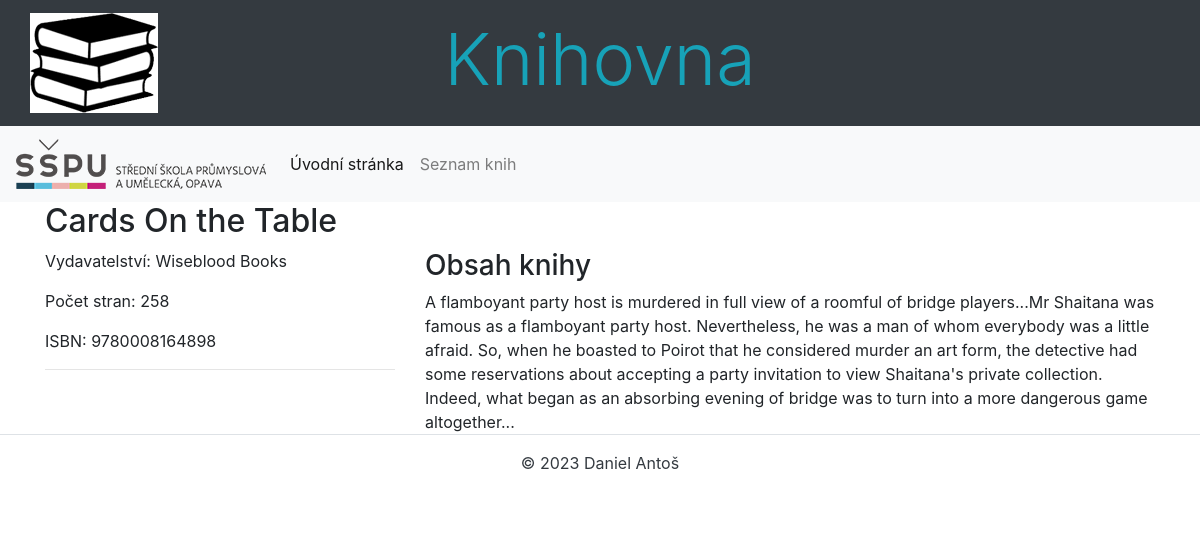
/myapp/seznam/3, run on the app's committed database.
### myapp/models.py (models this page shows)
class Kniha(models.Model):
    isbn = models.CharField(max_length=17, verbose_name="ISBN knihy")
    titul = models.CharField(max_length=100, verbose_name="Titul knihy")
    strany = models.CharField(max_length=5, verbose_name="Počet stran")
    obsah = models.TextField(max_length=5000, verbose_name="Obsah knihy")
    nakladatelstvi = models.ForeignKey("Nakladatelstvi", verbose_name="Nakladatelství knihy", on_delete=models.CASCADE)
    class Meta:
        verbose_name = 'Kniha'
        verbose_name_plural = 'Knihy'
        ordering = ['titul']
    def __str__(self):
        return self.titul

class Nakladatelstvi(models.Model):
    nazev = models.CharField(max_length=50, verbose_name="Název")
    class Meta:
        verbose_name = 'Nakladatelství'
        verbose_name_plural = 'Nakladatelství'
        ordering = ['nazev']
    def __str__(self):
        return self.nazev

### myapp/views.py (the view)
# urls.py: path('seznam/<int:pk>', views.Detail_kniha.as_view(), name='kniha'),
class Detail_kniha(DetailView):
    model = Kniha
    template_name = "detail.html"
    context_object_name = "kniha"

### myapp/templates/detail.html (shortened to what this page needs)
{% extends 'base.html' %}
{% block content %}
    <h2>
        {{ kniha.titul }}
    </h2>
    <div class="row">
        <div class="col-md-4">
            <p>Vydavatelství: {{ kniha.nakladatelstvi }}</p>
            <p>Počet stran: {{ kniha.strany }}</p>
            <p>ISBN: {{ kniha.isbn }}</p>
            <hr>
        </div>
        <div class="col-md-8">
            <h3>Obsah knihy</h3>
            <div>{{ kniha.obsah }}</div>
        </div>
    </div>
{% endblock %}

### data on the page
Kniha: titul "Cards On the Table", nakladatelstvi "Wiseblood Books", strany "258", isbn "9780008164898", obsah "A flamboyant party host is murdered in full view of a roomful of bridge players...Mr Shaitana was famous as a flamboyant party host. Nevertheless, he was a man of whom everybody was a little afraid. So, when he boasted to Poirot that he considered murder an art form, the detective had some reservations about accepting a party invitation to view Shaitana's private collection. Indeed, what began as an absorbing evening of bridge was to turn into a more dangerous game altogether..."
